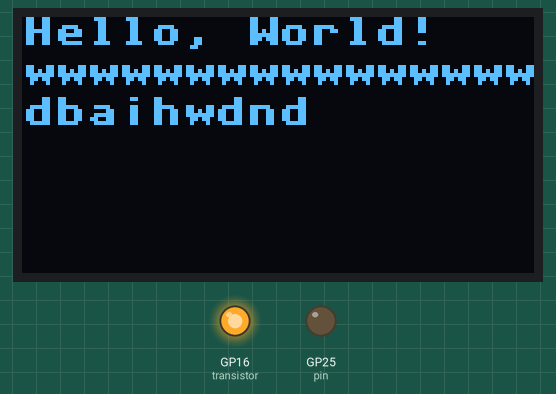
Recording of a program running on a simulated Raspberry Pi Pico running MicroPython. Parts: 128×64 one-colour display, output pins drawn as LEDs (lit = HIGH). Library files of the repository ran but are not shown: ssd1306.py; what the program prints to the serial console is not drawn.

Above: at 0.1 s.

The program:

main.py
```python
from machine import Pin, I2C
import lib.ssd1306 as ssd1306
import utime

# Define the screen dimensions
SCREEN_WIDTH = 128
SCREEN_HEIGHT = 64

# Define the I2C pins
OLED_SDA = 0
OLED_SCL = 1

transistor = Pin(16, Pin.OUT)

transistor.high()

pin = Pin("LED", Pin.OUT)

# Initialize I2C
i2c = I2C(0, scl=Pin(OLED_SCL), sda=Pin(OLED_SDA), freq=400000)

# Function to scan I2C devices
def scan_i2c():
    devices = i2c.scan()
    if devices:
        print("I2C devices found:", [hex(device) for device in devices])
    else:
        print("No I2C devices found")

# Run I2C scan to check for connected devices and their addresses
scan_i2c()

# Assuming the address is correct (default 0x3C)
oled_address = 0x3c  # You may need to change this based on the scan result

# Create an SSD1306 display object
display = ssd1306.SSD1306_I2C(SCREEN_WIDTH, SCREEN_HEIGHT, i2c, addr=oled_address)

# Function to display text
def display_text():
    display.fill(0)  # Clear the buffer

    # Set text size and color (SSD1306 is monochrome, so only color is white)
    display.text("Hello, World!", 0, 0)
    display.text("wwwwwwwwwwwwwwwwwwwww", 0, 10)
    display.text("dbaihwdnd", 0, 20)

    # Display everything on the screen
    display.show()

# Setup function
def setup():
    print("Initializing I2C...")
    scan_i2c()
    print("Initializing OLED display...")

    if display.width != SCREEN_WIDTH or display.height != SCREEN_HEIGHT:
        print("SSD1306 allocation failed")
        while True:
            pass

    print("Clearing display...")
    display_text()
    print("Display updated with text.")

# Main loop function
def loop():
    while True:
        utime.sleep(0.1)  # Short delay to avoid spamming

# Run the setup function once
setup()

# Run the loop function indefinitely
loop()
```
